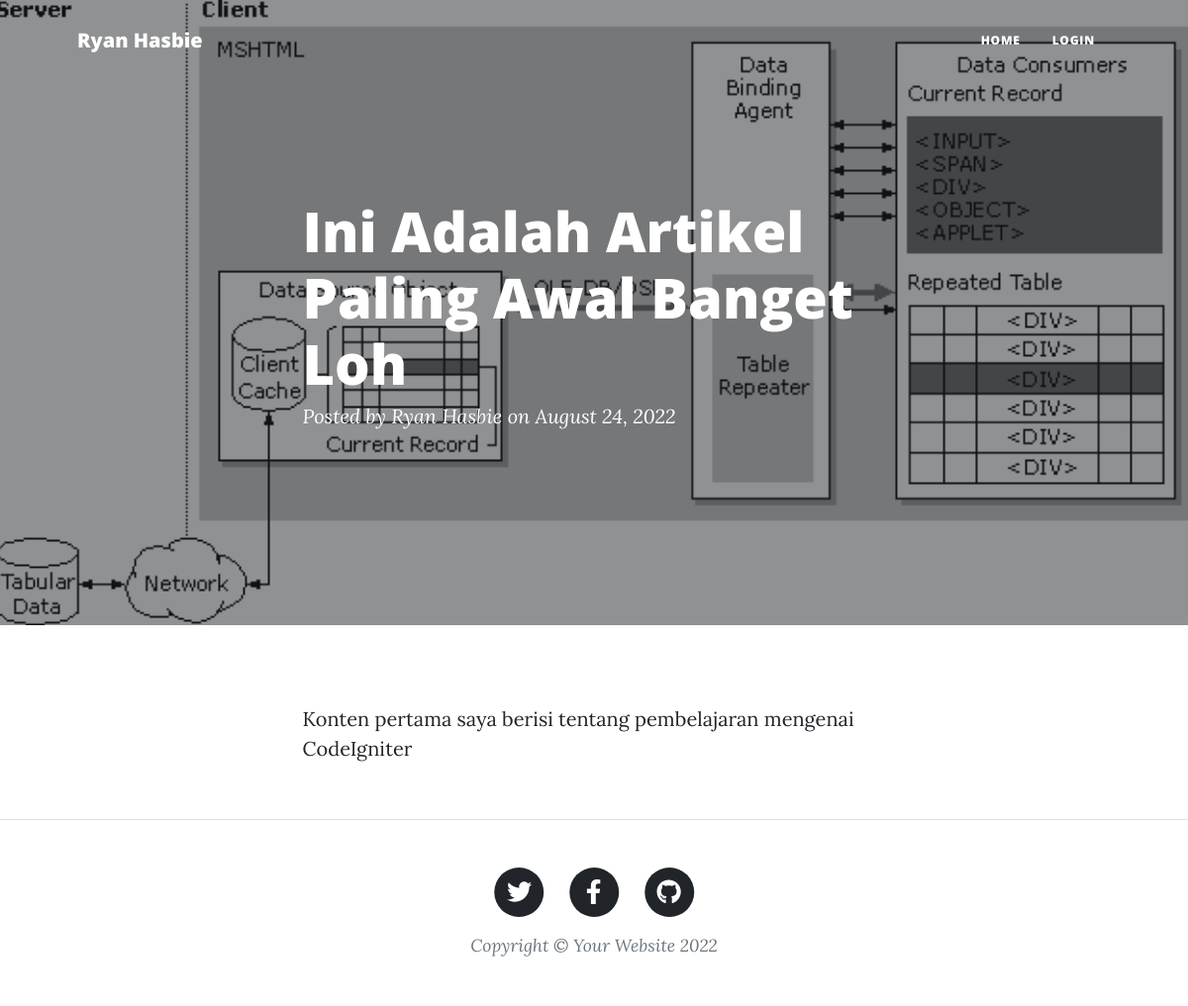
The app's page /index.php/blog/detail/artikel-pertama-saya with its own data.
### tables this page shows
CREATE TABLE `blog` (
  `id` int(11) NOT NULL,
  `judul` varchar(250) NOT NULL,
  `konten` text NOT NULL,
  `url` varchar(255) NOT NULL,
  `gambar` varchar(255) NOT NULL,
  `tanggal` timestamp NOT NULL DEFAULT current_timestamp() ON UPDATE current_timestamp()
);

### application/controllers/Blog.php (called while the page is built, shortened)
<?php
class Blog extends CI_Controller {
    public function __construct ()
    {
        $this->load->model('Blog_model');
        $this->load->library('session');
    }
    public function detail ($url)
    {
        $query = $this->Blog_model->getSingleArtikel('url',$url);
        $data["blog"] = $query->row_array();
        $this->load->view('detail', $data);
    }
}

### index.php (called while the page is built, shortened)
<?php
require_once BASEPATH.'core/CodeIgniter.php';

### application/models/Blog_model.php (called while the page is built, shortened)
<?php
class Blog_model extends CI_Model {
    public function getSingleArtikel ($field, $value) {
        $this->db->where($field, $value);
        return $this->db->get("blog");
    }
}

### application/views/detail.php (the view, shortened to what this page needs)
<?php
    if (empty($blog['gambar'])) {
        $gambar = base_url().'assets/assets/img/post-bg.jpg';
    } else {
        $gambar = base_url().'uploads/' . $blog['gambar'];
    }
?>
<header class="masthead" style="background-image: url('<?php echo $gambar;?>')">
            <div class="container position-relative px-4 px-lg-5">
                <div class="row gx-4 gx-lg-5 justify-content-center">
                    <div class="col-md-10 col-lg-8 col-xl-7">
                        <div class="post-heading">
                            <h1><?php echo $blog['judul']; ?></h1>
                            <span class="meta">
                                Posted by
                                <a href="#!">Ryan Hasbie</a>
                                on August 24, 2022
                            </span>
                        </div>
                    </div>
                </div>
            </div>
        </header>
        <article class="mb-4">
            <div class="container px-4 px-lg-5">
                <div class="row gx-4 gx-lg-5 justify-content-center">
                    <div class="col-md-10 col-lg-8 col-xl-7">
                        <p><?php echo $blog["konten"]; ?></p>
                    </div>
                </div>
            </div>
        </article>

### records on screen
blog: gambar (picture), judul "Ini Adalah Artikel Paling Awal Banget Loh", konten "Konten pertama saya berisi tentang pembelajaran mengenai CodeIgniter"
